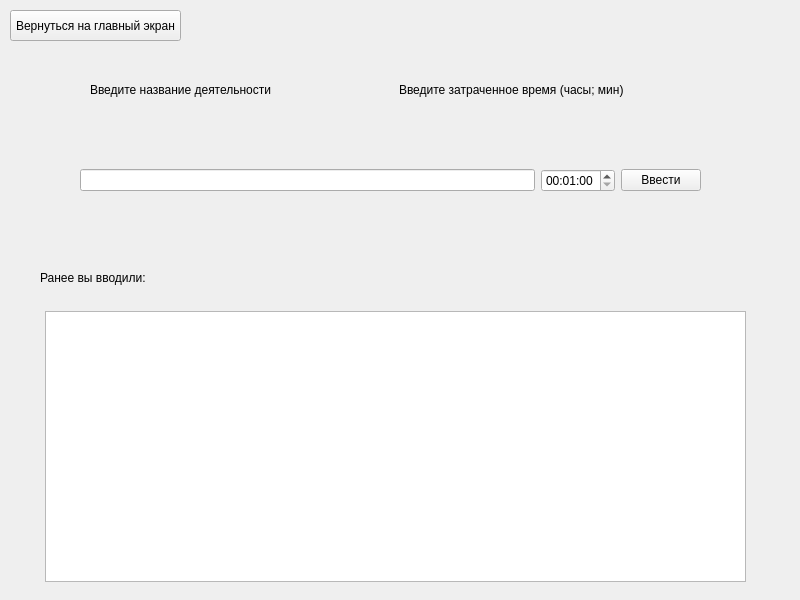
<?xml version="1.0" encoding="UTF-8"?>
<ui version="4.0">
 <class>Form</class>
 <widget class="QWidget" name="Form">
  <property name="geometry">
   <rect>
    <x>0</x>
    <y>0</y>
    <width>800</width>
    <height>600</height>
   </rect>
  </property>
  <property name="windowTitle">
   <string>CheckYourTime</string>
  </property>
  <widget class="QWidget" name="gridLayoutWidget">
   <property name="geometry">
    <rect>
     <x>80</x>
     <y>130</y>
     <width>621</width>
     <height>101</height>
    </rect>
   </property>
   <layout class="QHBoxLayout" name="horizontalLayout">
    <item>
     <widget class="QLineEdit" name="name"/>
    </item>
    <item>
     <widget class="QTimeEdit" name="timeEdit">
      <property name="minimumDateTime">
       <datetime>
        <hour>0</hour>
        <minute>1</minute>
        <second>0</second>
        <year>2000</year>
        <month>1</month>
        <day>1</day>
       </datetime>
      </property>
     </widget>
    </item>
    <item>
     <widget class="QPushButton" name="done">
      <property name="text">
       <string>Ввести</string>
      </property>
     </widget>
    </item>
   </layout>
  </widget>
  <widget class="QWidget" name="horizontalLayoutWidget">
   <property name="geometry">
    <rect>
     <x>90</x>
     <y>50</y>
     <width>611</width>
     <height>80</height>
    </rect>
   </property>
   <layout class="QHBoxLayout" name="horizontalLayout_2">
    <item>
     <widget class="QLabel" name="label">
      <property name="text">
       <string>Введите название деятельности</string>
      </property>
     </widget>
    </item>
    <item>
     <widget class="QLabel" name="label_2">
      <property name="text">
       <string>Введите затраченное время (часы; мин)</string>
      </property>
     </widget>
    </item>
   </layout>
  </widget>
  <widget class="QLabel" name="status">
   <property name="geometry">
    <rect>
     <x>40</x>
     <y>270</y>
     <width>161</width>
     <height>16</height>
    </rect>
   </property>
   <property name="text">
    <string>Ранее вы вводили:</string>
   </property>
  </widget>
  <widget class="QTextBrowser" name="previous">
   <property name="geometry">
    <rect>
     <x>45</x>
     <y>311</y>
     <width>701</width>
     <height>271</height>
    </rect>
   </property>
  </widget>
  <widget class="QLabel" name="warnings">
   <property name="geometry">
    <rect>
     <x>270</x>
     <y>0</y>
     <width>321</width>
     <height>41</height>
    </rect>
   </property>
   <property name="text">
    <string/>
   </property>
  </widget>
  <widget class="QPushButton" name="back">
   <property name="geometry">
    <rect>
     <x>10</x>
     <y>10</y>
     <width>171</width>
     <height>31</height>
    </rect>
   </property>
   <property name="text">
    <string>Вернуться на главный экран</string>
   </property>
  </widget>
 </widget>
 <resources/>
 <connections/>
</ui>
